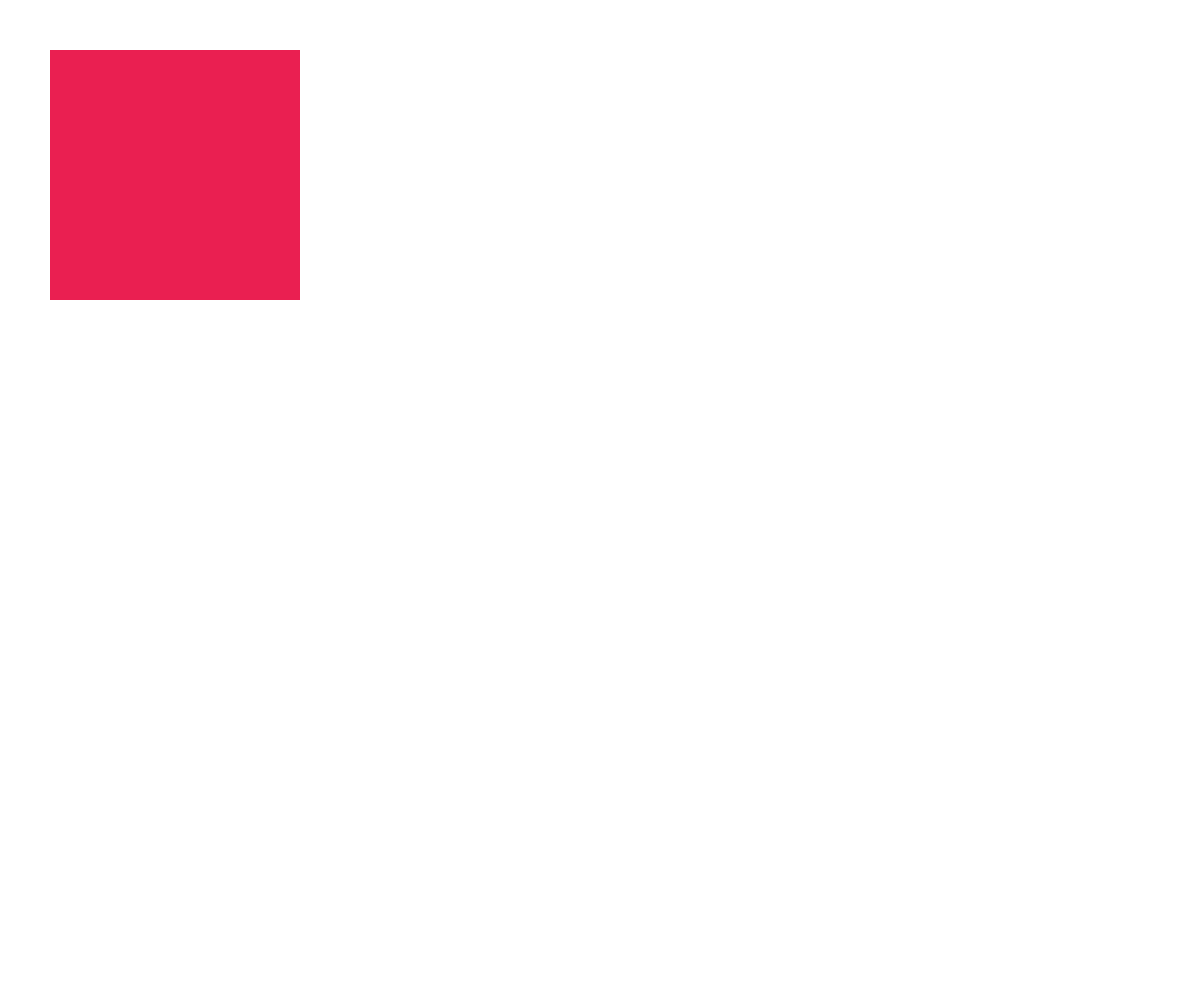
Frame 1 (no input)
Frame 60 (no input): identical to frame 1, image omitted
Frame 120 (the mouse pressed at the canvas centre since frame 60): identical to frame 1, image omitted

The p5.js sketch that drew this single still picture (run headless with seeded random() and noise() and a simulated clock; from frame 60 on, the mouse is pressed at the canvas centre):

// p5.js sketch
// ── sketch.js
/* eslint-disable no-undef, no-unused-vars */

function setup() {
  createCanvas(windowWidth, windowHeight);
  // Put setup code here
}

function draw() {
  // Put drawings here
  fill(234, 31, 81);
  noStroke();
  rect(50, 50, 250, 250);
  fill(255);
  textStyle(BOLD);
  textSize(140);
}

// This Redraws the Canvas when resized
windowResized = function () {
  resizeCanvas(windowWidth, windowHeight);
};
